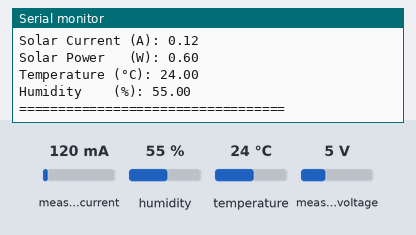
The sketch below on a simulated Arduino Uno, built with avr-gcc and run on an emulated ATmega328P. On the bench: the last lines printed to the serial monitor. The test bench sets the inputs (shaded band); at power-on: measured current 120 mA, humidity 55 %, temperature 24 °C, measured voltage 5 V.

Above: at 1.2 s.
1.3 s: measured current set to 40 mA
3.6 s: humidity set to 22 %
At 5.4 s:
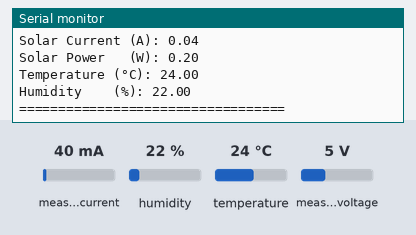
5.9 s: temperature set to 12 °C
At 7.6 s:
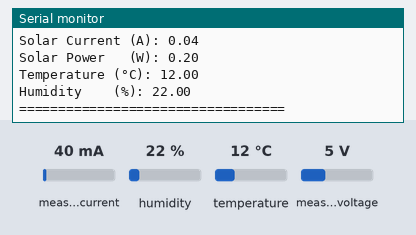
8.2 s: measured voltage set to 0.3 V
10.5 s: measured current set to 500 mA
12.8 s: humidity set to 40 %
At 14.2 s:
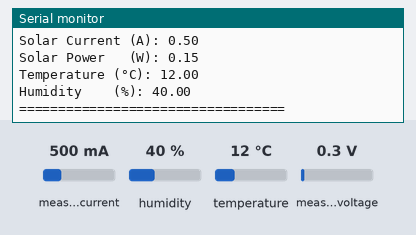
Timing chart, 0 to 15.8 s (numbered marks = the images above; inputs shaded):
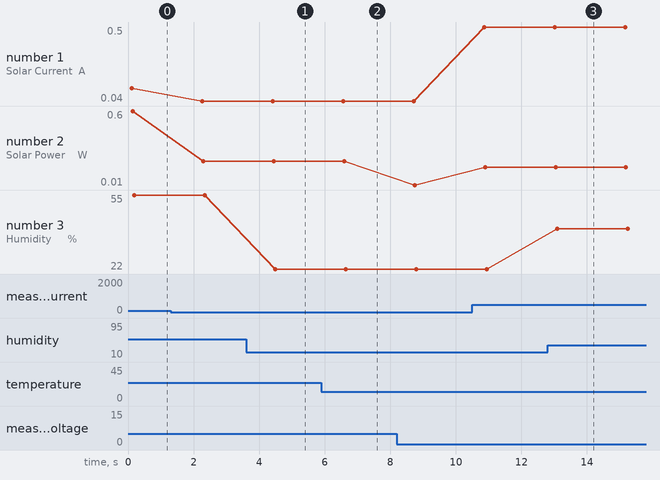

The sketch:

solar_data_logger.ino
```cpp
#include <Wire.h>
#include <Adafruit_INA219.h>
#include "DHT.h"

// Constants
#define DHTPIN 7        // Pin for DHT sensor
#define DHTTYPE DHT22   // or DHT11 depending on your sensor

// Initialize sensor objects
DHT dht(DHTPIN, DHTTYPE);
Adafruit_INA219 ina219;

// Variables for data storage
float solarVoltage, solarCurrent, solarPower;
float temperature, humidity;

void setup() {
  Serial.begin(9600);
  Wire.begin();

  // Initialize DHT sensor
  dht.begin();

  // Initialize INA219 sensor
  if (!ina219.begin()) {
    Serial.println("Failed to find INA219 chip. Check wiring!");
    while (1) { delay(10); }
  }

  Serial.println("Solar Panel Data Acquisition System Initialized!");
}

void loop() {
  // 1. Read solar voltage/current/power
  solarVoltage = ina219.getBusVoltage_V();      // Volts
  solarCurrent = ina219.getCurrent_mA() / 1000.0; // mA to A
  solarPower   = ina219.getPower_mW() / 1000.0;   // mW to W

  // 2. Read temperature & humidity
  temperature = dht.readTemperature();
  humidity    = dht.readHumidity();

  // 3. Check for failed readings
  if (isnan(temperature) || isnan(humidity)) {
    Serial.println("Failed to read from DHT sensor!");
  }

  // 4. Output to Serial Monitor
  Serial.println("==================================");
  Serial.print("Solar Voltage (V): "); Serial.println(solarVoltage);
  Serial.print("Solar Current (A): "); Serial.println(solarCurrent);
  Serial.print("Solar Power   (W): "); Serial.println(solarPower);
  Serial.print("Temperature (°C): ");  Serial.println(temperature);
  Serial.print("Humidity    (%): ");  Serial.println(humidity);
  Serial.println("==================================\n");

  delay(2000);  // Wait 2 seconds
}
```

Measured:
- after the input at 3.6 s, the serial monitor: prints a new line after 0.89 s (image 1)
- after the input at 5.9 s, the serial monitor: prints a new line after 0.72 s (image 2)
- after the input at 12.8 s, the serial monitor: prints a new line after 0.29 s (image 3)
- plotted number 1: 0.12 → 0.04 after the input at 1.3 s, 0.04 → 0.5 after the input at 10.5 s
- plotted number 2: 0.6 → 0.2 after the input at 1.3 s, 0.2 → 0.01 after the input at 8.2 s, 0.01 → 0.15 after the input at 10.5 s
- plotted number 3: 55 → 22 after the input at 3.6 s, 22 → 40 after the input at 12.8 s
